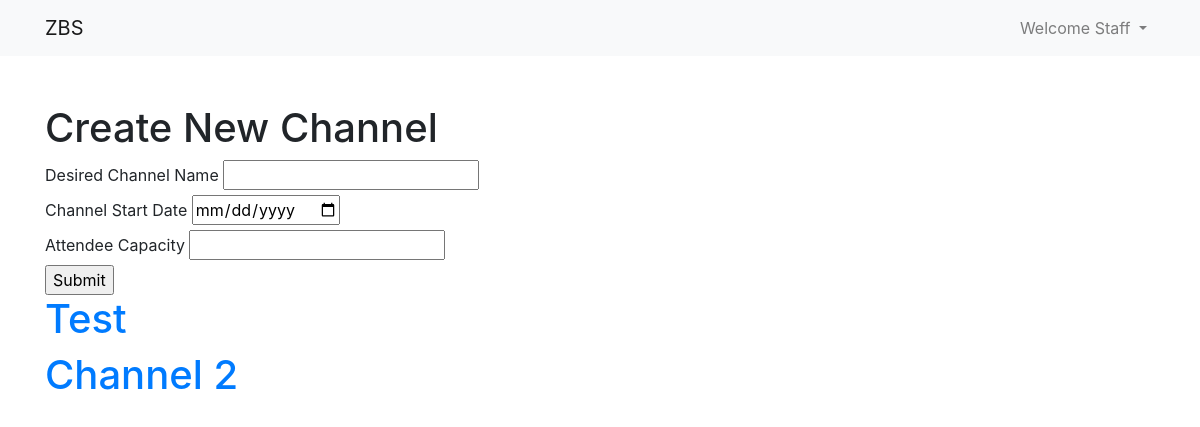
The app's page / (signed in) with its own data.
### app.py (models this page shows, shortened)
class User(db.Model, UserMixin):
    id = db.Column(db.Integer,primary_key=True)
    name = db.Column(db.String(64))
    username = db.Column(db.String(64),unique=True)
    hashed_pass =db.Column(db.String(128))
    type = db.Column(db.Integer())
    bookings = db.relationship('Booking',cascade='all,delete', backref='user',lazy='dynamic')
    last_logged_in = db.Column(db.DateTime)
    last_logged_out = db.Column(db.DateTime)

class Channel(db.Model):
    id = db.Column(db.Integer,primary_key=True)
    name = db.Column(db.String(50))
    capacity = db.Column(db.Integer)
    start_date = db.Column(db.Date)
    slots = db.relationship('Slot', backref='channel')
    bookings = db.relationship('Booking', backref='channel')

### app.py (the view)
@app.route('/', methods=['POST','GET'])
@login_required
def index():
    create_channel_form = CreateChannelForm()
    channels = Channel.query.all()
    return render_template('index.html', channels=channels, create_channel_form=create_channel_form)

### forms.py
class CreateChannelForm(FlaskForm):
    name = StringField('Desired Channel Name',validators=[DataRequired()])
    date = DateField('Channel Start Date', format='%Y-%m-%d',validators=[DataRequired()])
    capactiy = StringField('Attendee Capacity',validators=[DataRequired()])
    submit = SubmitField('Submit')

### app.py (called while the page is built)
@login_manager.user_loader
def load_user(user_id):
    return User.query.get(user_id)

### templates/index.html (shortened to what this page needs)
{% extends 'base.html' %}
{% block body %}
<div class="container mt-5">
    {% if current_user.type == 1 %}
    <h1>Create New Channel</h1>
    <form action="{{ url_for('create_channel') }}" method="POST">
        {{ create_channel_form.name.label }} {{ create_channel_form.name() }}
        <br>
        {{ create_channel_form.date.label }} {{ create_channel_form.date() }}
        <br>
        {{ create_channel_form.capactiy.label }} {{ create_channel_form.capactiy() }}
        <br>
        {{ create_channel_form.submit() }}
    </form>
    {% endif %}
    {% for channel in channels %}
    <h1><a href="{{ url_for('channel', id=channel.id) }}">{{ channel.name }}</a></h1>
    {% endfor %}
</div>
{% endblock %}

### templates/base.html (shortened to what this page needs)
<!DOCTYPE html>
<html lang="en">
<head>
    <link rel="stylesheet" href="{{ url_for('static',filename='css/main.css') }}">
    <link rel="stylesheet" href="https://cdn.jsdelivr.net/npm/bootstrap@4.5.3/dist/css/bootstrap.min.css">
</head>
<body>
    <nav class="navbar navbar-expand-lg navbar-light bg-light">
        <div class="container">
        <a class="navbar-brand" href="{{ url_for('index') }}">ZBS</a>
        <div class="collapse navbar-collapse" id="navbarNav">
          <ul class="navbar-nav">
            {% if current_user.is_authenticated %}
            <li class="nav-item dropdown">
              <a class="nav-link dropdown-toggle" href="#" id="navbarDropdown" role="button" data-toggle="dropdown" aria-haspopup="true" aria-expanded="false">
                Welcome {{ current_user.name | capitalize }}
              </a>
            </li>
            {% else %}
              <li class="nav-item">
                  <a class="nav-link" href="{{ url_for('login') }}">Login</a>
              </li>
            {% endif %}
          </ul>
      </div>
        </div>
    </nav>
    {% block body %}{% endblock %}
</body>
</html>

### records on screen
User: name "Staff"
Channel: name "Test"
Channel: name "Channel 2"

### other values on screen
{{ create_channel_form.name.label }} "Desired Channel Name"
{{ create_channel_form.date.label }} "Channel Start Date"
{{ create_channel_form.capactiy.label }} "Attendee Capacity"
